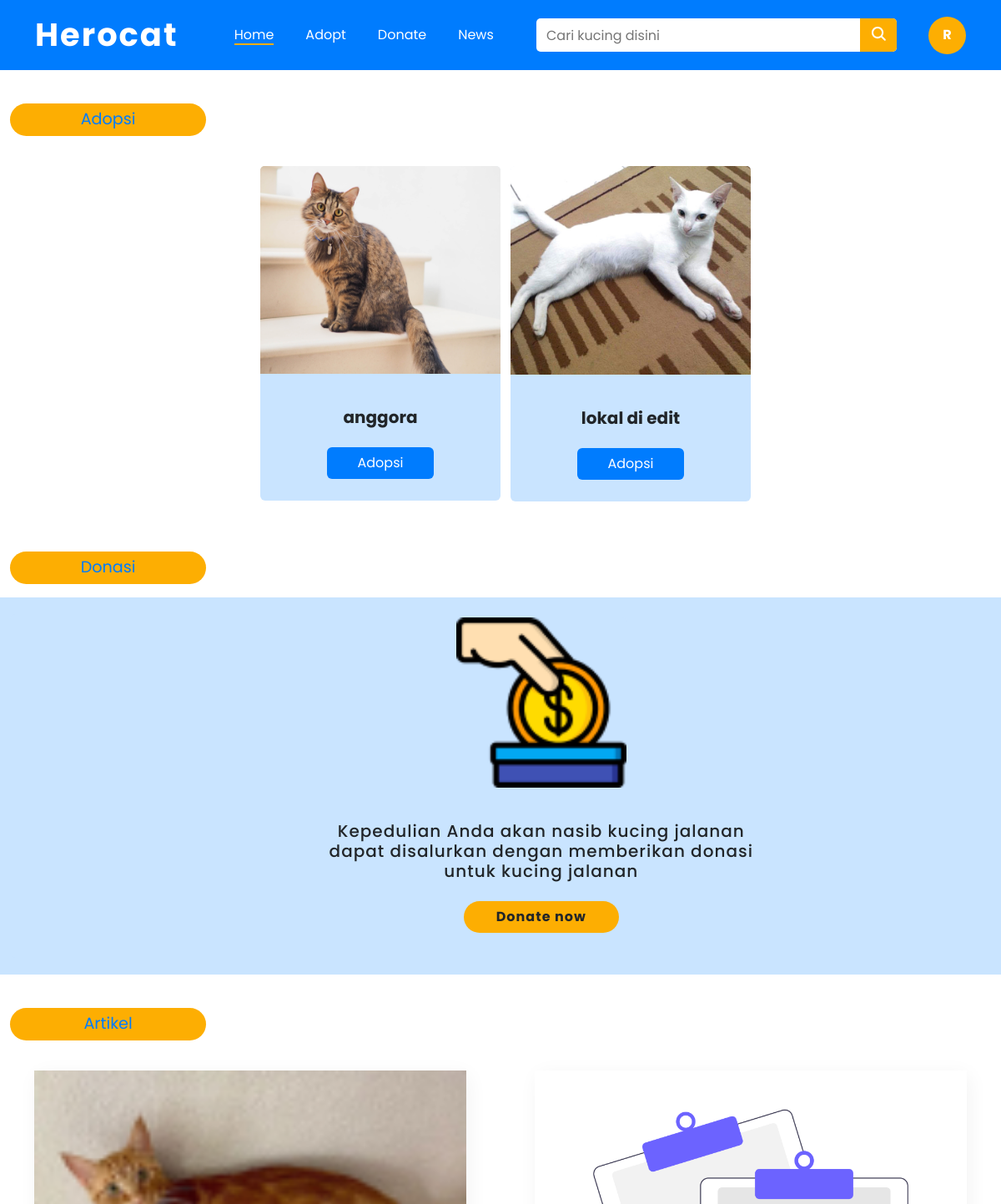
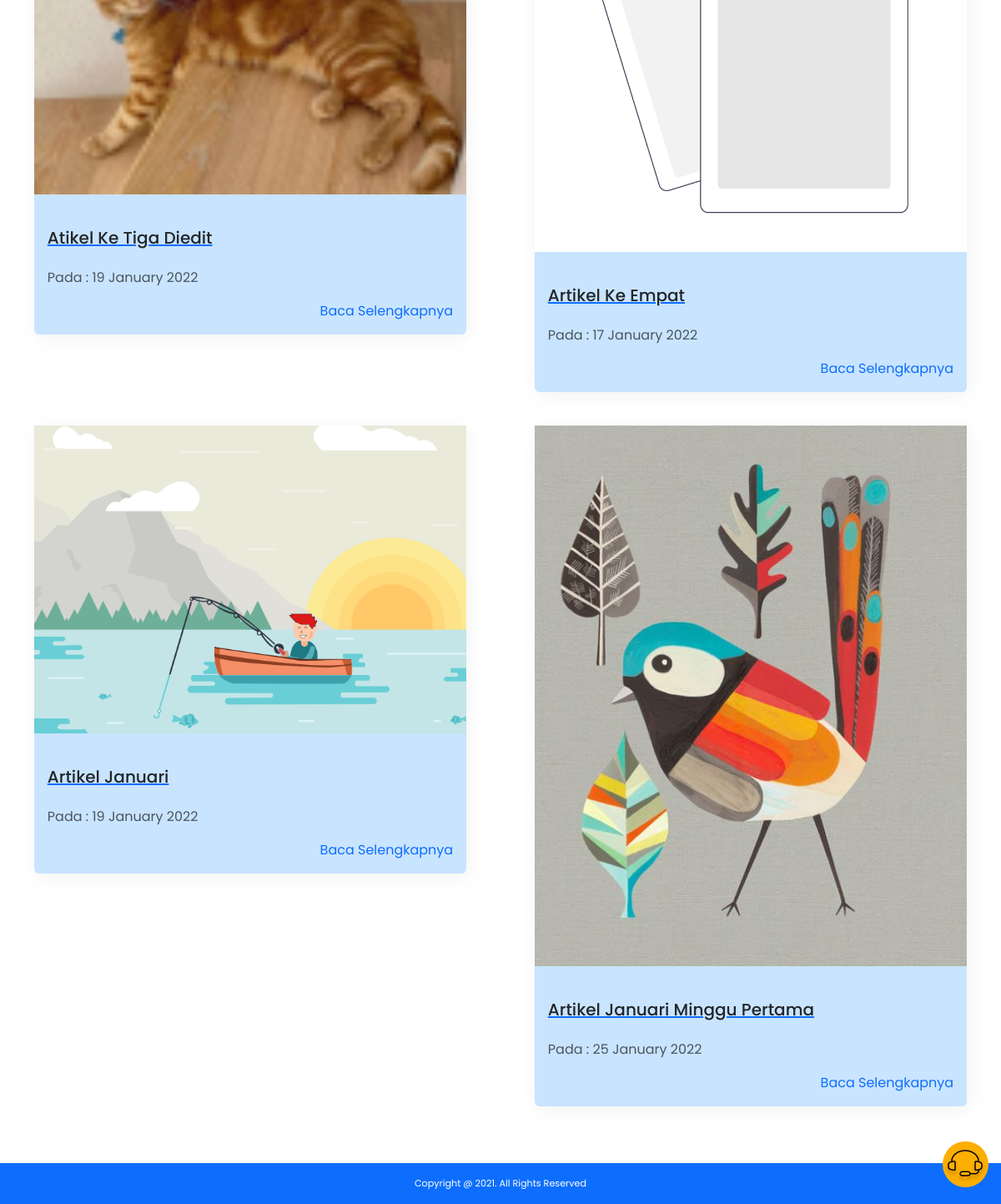
/index.php (signed in), run on the app's committed database (2 pictures, top to bottom).
### tables this page shows
CREATE TABLE `user` (
  `id_user` int(11) NOT NULL,
  `username` varchar(200) DEFAULT NULL,
  `password` varchar(300) DEFAULT NULL,
  `gmail` text DEFAULT NULL,
  `level` varchar(20) DEFAULT NULL,
  `tanggal` timestamp NOT NULL DEFAULT current_timestamp() ON UPDATE current_timestamp()
);

CREATE TABLE `kucing` (
  `id_kucing` int(11) NOT NULL,
  `jenis_kucing` varchar(50) NOT NULL,
  `deskripsi_kucing` text NOT NULL,
  `stok` int(11) NOT NULL,
  `gambar` text NOT NULL
);

CREATE TABLE `berita` (
  `id_berita` int(11) NOT NULL,
  `judul` varchar(50) NOT NULL,
  `konten` text NOT NULL,
  `gambar` varchar(50) NOT NULL,
  `tanggal` timestamp NOT NULL DEFAULT current_timestamp() ON UPDATE current_timestamp()
);

### partial/profile-inisial.php (called while the page is built)
<?php
 $id = $_SESSION["id"];
 $query = mysqli_query($conn, "SELECT * FROM user WHERE id_user = $id");
 $user = mysqli_fetch_assoc($query);
 $nama = $user["username"];

### function/function.php (called while the page is built, shortened)
<?php
$conn = mysqli_connect("localhost", "root", "", "herocat");
function tampil($sql)
{
  global $conn;
  $query = mysqli_query($conn, $sql);
  $rows = [];
  while ($row = mysqli_fetch_assoc($query)) {
    $rows[] = $row;
  }
  return $rows;
}

### index.php (the view, shortened to what this page needs)
<?php
require_once("partial/nav.php");
require_once("function/function.php");
$cats = tampil("SELECT * FROM kucing LIMIT 3");
$articles = tampil("SELECT * FROM berita LIMIT 4");
?>
<?php
    require_once('partial/cs.php');
?>
<section class="main container-fluid">
    <p class="title-section">Adopsi</p>
    <div class="row adopsi">
        <?php foreach ($cats as $cat) : ?>
        <div class="col-12 col-md-6 col-lg-3" data-aos="fade-up" data-aos-delay="50" data-aos-duration="1000">
            <div class="card" style="width: 18rem;">
                <img src="assets/adopsi/<?= $cat["gambar"] ?>" class="card-img-top" alt="anggora">
                <div class="card-body">
                    <h5 class="card-title my-4 text-center"><?= $cat["jenis_kucing"] ?></h5>
                    <a href="detail-adopsi.php?id=<?=$cat["id_kucing"]?>" class="btn text-white ">Adopsi</a>
                </div>
            </div>
        </div>
        <?php endforeach ?>
    </div>
</section>
<section class="main container-fluid">
    <p class="title-section">Donasi</p>
    <div class="row">
        <div class="col-12 donasi">
            <div class="card">
                <img src="assets/img/donation.png" class="card-img-top donasi" alt="anggora">
                <div class="card-body">
                    <h5 class="card-title my-4 text-center donasi">Kepedulian Anda akan nasib kucing jalanan dapat
                        disalurkan dengan memberikan donasi untuk kucing jalanan</h5>
                    <a href="donasi.php" class="btn donasi">Donate now</a>
                </div>
            </div>
        </div>
    </div>
</section>
<section class="main container-fluid">
    <p class="title-section">Artikel</p>
    <div class="row ">
        <?php foreach ($articles as $article) : ?>
        <div class="col-12 col-md-6 col-lg-6" >
            <div class="card artikel" style="width: 90%;">
                <img src="assets/artikel/<?=$article["gambar"]?>" class="img-fluid" style="width: 100%;">
                <div class="card-body">
                    <a href="detail-artikel.php?id=<?=$article["id_berita"]?>">
                        <h5 class="card-title my-4 text-dark"><?= $article["judul"]?></h5>
                    </a>
                    <p class="text-muted">Pada : <?=date('d F Y', strtotime($article["tanggal"]))?></p>
                    <a href="detail-artikel.php?id=<?=$article["id_berita"]?>" class="text-decoration-none read">Baca Selengkapnya</a>
                </div>
            </div>
        </div>
        <?php endforeach ?>
    </div>
</section>
<?php
require_once("partial/footer.php");
?>
</body>
</html>

### partial/nav.php (shortened to what this page needs)
<?php
    require_once('function/function.php');
    require_once('partial/profile-inisial.php')
?>
<!DOCTYPE html>
<html>
<head>
    <link rel="stylesheet" href="lib/node_modules/bootstrap/dist/css/bootstrap.css">
    <link rel="stylesheet" href="css/nav.css">
    <link rel="stylesheet" href="css/index.css">
    <link rel="stylesheet" href="https://unpkg.com/aos@next/dist/aos.css"/>
</head>
<body>
    <nav class="navbar navbar-expand-lg navbar-dark">
        <div class="container-fluid">
            <a class="navbar-brand logo" href="index.php">Herocat</a>
            <div class="collapse navbar-collapse" id="navbarNavAltMarkup">
                <div class="navbar-nav mx-auto">
                    <a class="nav-item text-decoration-none active" href="index.php">Home</a>
                    <a class="nav-item text-decoration-none" href="adopsi.php">Adopt</a>
                    <a class="nav-item text-decoration-none" href="donasi.php">Donate</a>
                    <a class="nav-item text-decoration-none" href="news.php">News</a>
                </div>
                <form action="" method="POST">
                    <div class="cari">
                        <input type="text" name="cari" placeholder="Cari kucing disini" autocomplete="off">
                        <button type="submit" class="btn" name="btn-cari">
                            <ion-icon name="search" class="icon"></ion-icon>
                        </button>
                    </div>
                </form>
                <div class="profile">
                    <a href="user/profile.php" class="text-decoration-none">
                    <?php echo strtoupper(substr($nama,0,1))?>
                    </a>
                </div>
            </div>
        </div>
    </nav>

### partial/cs.php
<a href="#" class="text-decoration-none">
    <div class="help" data-aos="fade-up" data-aos-delay="50" data-aos-duration="1000">
        <img src="assets/img/help.png">
    </div>
</a>

### partial/footer.php (shortened to what this page needs)
<div class="footer text-white text-center bg-primary py-3 mt-5">
    Copyright @ 2021. All Rights Reserved
</div>

### css/nav.css (style rules this page uses)
body { font-family: "Poppins", sans-serif; overflow-x: hidden; }
html { overflow-x: hidden; scroll-behavior: smooth; }
:root { --kuning: #fdae02; --putih: #fff; --biru: #007cfe; --hoverbiru: #0772e2; --hoverkuning: #ffb71b; }
.navbar { background-color: var(--biru); }
.navbar .logo { font-size: 1.4rem; font-weight: 700; letter-spacing: 1px; }
.navbar .nav-item { color: var(--putih); margin: 15px auto; font-size: 1.1rem; }
.navbar form .cari { display: flex; justify-content: center; margin: 15px auto; position: relative; }
.navbar form .cari input { height: 40px; width: 95%; border: 0; border-radius: 5px; padding: 0 12px; }
.navbar form button { background-color: var(--kuning); border: none; position: absolute; right: 6px; font-size: 1.3rem; color: var(--putih); height: 40px; border-radius: 0 5px 5px 0; }
.navbar .profile { width: 55px; height: 55px; display: flex; justify-content: center; text-align: center; border-radius: 100px; background-color: var(--kuning); margin: 0 auto; margin-top: 35px; margin-bottom: 15px; }
.navbar .profile a { color: var(--putih); display: flex; flex-direction: column; justify-content: center; font-weight: 700; }
@media (min-width:1023px) { .navbar { padding: 7px 30px; } }
@media (min-width:1023px) { .navbar .logo { font-size: 2.4rem; letter-spacing: 2px; } }
@media (min-width:1023px) { .navbar .nav-item { margin: 0 19px; font-size: 1rem; } }
@media (min-width:1023px) { .navbar .nav-item:hover::after, .navbar .nav-item.active::after { content: ''; display: block; border: 1px solid var(--kuning); margin-top: -2px; animation: nav-item 1s forwards; } }
@media (min-width:1023px) { .navbar form .cari { margin-right: 130px; width: 92%; } }
@media (min-width:1023px) { .navbar form .cari input { height: 40px; width: 225%; border: 0; border-radius: 5px; padding: 0 12px; } }
@media (min-width:1023px) { .navbar form button { position: absolute; right: 0; } }
@media (min-width:1023px) { .navbar .profile { width: 45px; height: 45px; margin: 0; margin-top: 0; margin-bottom: 0; } }

### css/index.css (style rules this page uses)
body { font-family: "Poppins", sans-serif; overflow-x: hidden; }
html { overflow-x: hidden; scroll-behavior: smooth; }
:root { --kuning: #fdae02; --putih: #fff; --biru: #007cfe; --hoverbiru: #0772e2; --hoverkuning: #ffb71b; --birumuda: #C9E4FF; }
.help { background-color: var(--kuning); width: 55px; height: 55px; border-radius: 100px; position: fixed; z-index: 99; bottom: 20px; right: 15px; }
.help img { margin: 10px 2px; width: 90%; }
.main { margin: 40px 0; }
.main p.title-section { background-color: var(--kuning); width: 60%; font-size: 1.2rem; text-align: center; border-radius: 100px; padding: 5px; color: var(--biru); }
.main .card { display: grid; margin: 20px auto; background-color: var(--birumuda); border: 0; }
.main .donasi { background-color: var(--birumuda); }
.main .donasi .card { border: 0; display: flex; flex-direction: column; justify-content: center; align-items: center; padding: 4px 0; width: 18rem; }
.main .card img.donasi { width: 40%; }
.main .card h5 { font-weight: 700; }
.main .card h5.donasi { font-weight: 500; letter-spacing: 1px; }
.main .card.artikel h5 { text-align: left; font-weight: 500; }
.main .card.artikel a.read { float: right; }
.main .btn { background-color: var(--biru); width: 50%; display: grid; margin: 10px auto; }
.main .btn.donasi { background-color: var(--kuning); width: 100%; display: grid; margin: 10px auto; border-radius: 100px; font-weight: 700; letter-spacing: 1px; }
@media (min-width:1024px) { .main p.title-section { width: 20%; } }
@media (min-width:1024px) { .main .row { display: flex; justify-content: center; } }
@media (min-width:1024px) { .main .donasi .card { border: 0; display: flex; flex-direction: column; justify-content: center; align-items: center; padding: 4px 0; width: max-content; } }
@media (min-width:1024px) { .main .card img.donasi { width: 16%; } }
@media (min-width:1024px) { .main .card h5.donasi { font-weight: 500; letter-spacing: 1px; width: 44%; display: grid; margin: 0 auto; } }
@media (min-width:1024px) { .main .btn.donasi { background-color: var(--kuning); width: 15%; display: grid; margin: 10px auto; border-radius: 100px; font-weight: 700; letter-spacing: 1px; } }
@media (min-width:1024px) { .artikel { border: 0; box-shadow: 3px 5px 25px rgba(0, 0, 0, 5%); } }

### partial/footer.php (style rules this page uses)
.footer { font-size: .7rem; position: sticky; left: 0; right: 0; bottom: 0; }

### data on the page
user: username "R"
kucing: gambar (picture), jenis_kucing "anggora"
kucing: gambar (picture), jenis_kucing "lokal di edit"
berita: gambar (picture), judul "Atikel Ke Tiga Diedit", tanggal "19 January 2022"
berita: gambar (picture), judul "Artikel Ke Empat", tanggal "17 January 2022"
berita: gambar (picture), judul "Artikel Januari", tanggal "19 January 2022"
berita: gambar (picture), judul "Artikel Januari Minggu Pertama", tanggal "25 January 2022"
